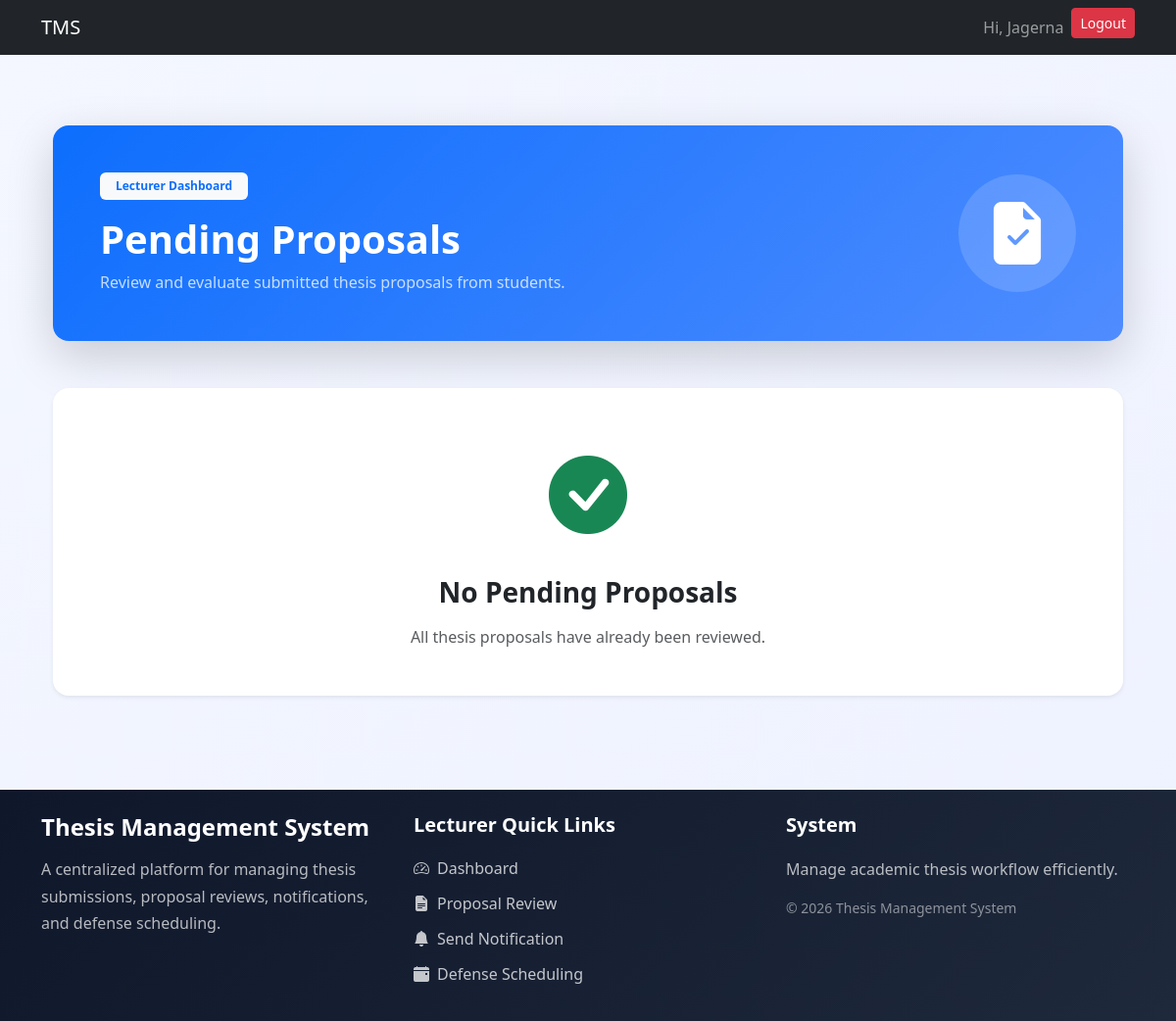
Before: /thesis/lecturer/pending/ (signed in) with the older database file.
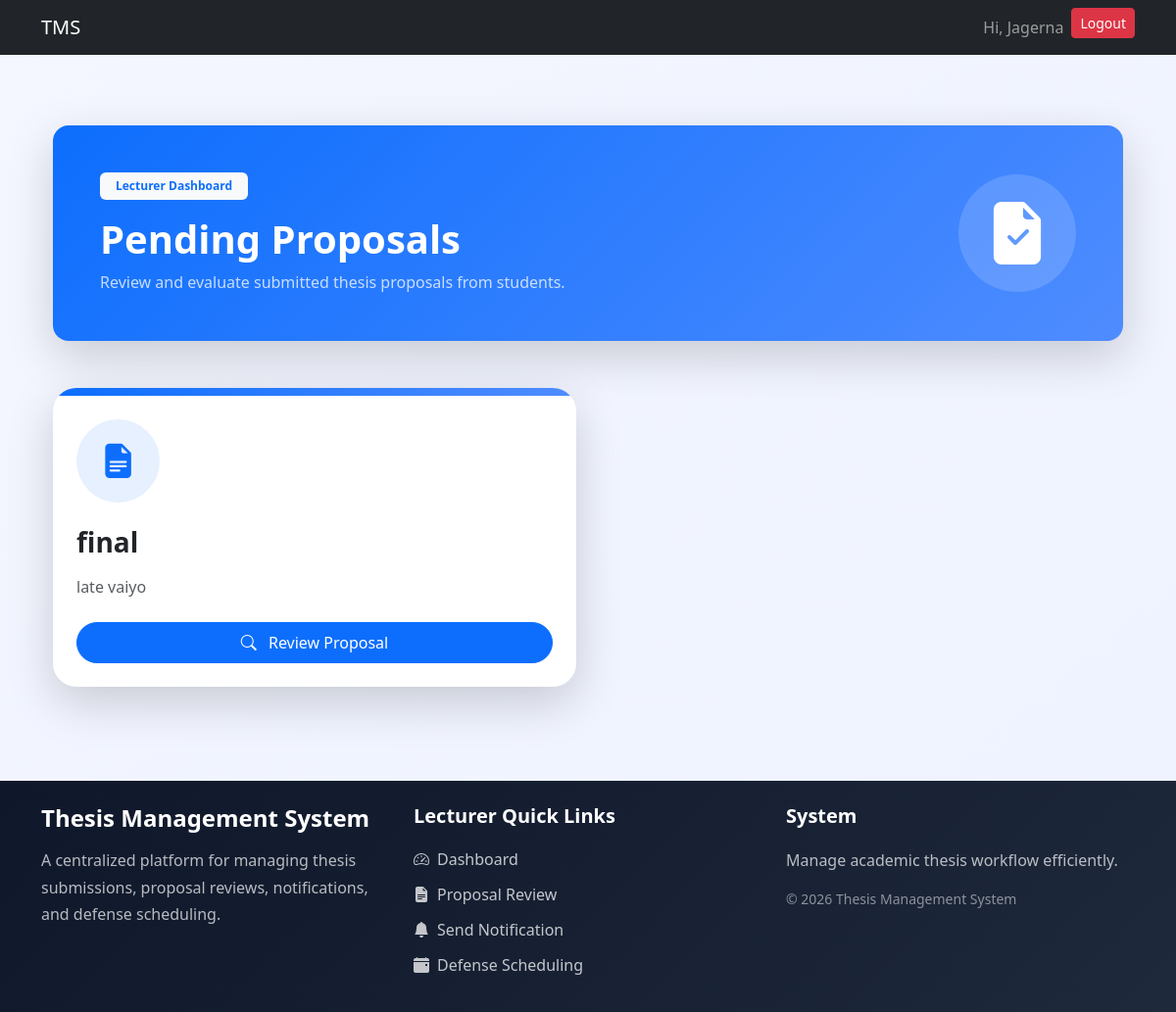
After: the same page with the newer database file.
### thesis/models.py (models this page shows, shortened)
class Proposal(models.Model):
    group = models.ForeignKey('ThesisGroup', on_delete=models.CASCADE, related_name='proposals')
    title = models.CharField(max_length=255)
    description = models.TextField()
    document = models.FileField(upload_to='proposal_documents/')
    submitted_at = models.DateTimeField(auto_now_add=True)
    status = models.ForeignKey(ThesisStatus,on_delete=models.CASCADE)
    lecturer_comment = models.TextField(null=True,blank=True)
    supervisor_comment = models.TextField(null=True,blank=True)
    reviewed_by_lecturer = models.ForeignKey(Lecturer,on_delete=models.SET_NULL,null=True,blank=True,related_name="lecturer_reviews")
    reviewed_at = models.DateTimeField(null=True,blank=True)
    version = models.IntegerField(default=1)
    submitted_at = models.DateTimeField(auto_now_add=True)

### thesis/views.py (the view)
# urls.py: path('lecturer/pending/', pending_proposals, name='pending_proposals'),
@login_required
def pending_proposals(request):
    proposals = Proposal.objects.filter(
        status__name='Pending'
    )
    context = {
        'proposals': proposals
    }
    return render(
        request,
        'thesis/pending_proposals.html',
        context
    )

### thesis/templates/thesis/pending_proposals.html (shortened to what this page needs)
{% extends "base.html" %}
{% block start %}
<div class="container py-5">
    <div class="header-section shadow-lg rounded-4 p-5 mb-5 text-white">
        <div class="d-flex flex-column flex-md-row justify-content-between align-items-center">
            <div>
                <span class="badge bg-light text-primary px-3 py-2 mb-3">
                    Lecturer Dashboard
                </span>
                <h1 class="fw-bold mb-2">
                    Pending Proposals
                </h1>
                <p class="opacity-75 mb-0">
                    Review and evaluate submitted thesis proposals from students.
                </p>
            </div>
            <div class="mt-4 mt-md-0">
                <div class="header-icon">
                    <i class="bi bi-file-earmark-check-fill"></i>
                </div>
            </div>
        </div>
    </div>
    <div class="row g-4">
        {% for proposal in proposals %}
        <div class="col-lg-6">
            <div class="card proposal-card border-0 shadow-lg h-100">
                <div class="card-top"></div>
                <div class="card-body p-4">
                    <div class="proposal-icon mb-4">
                        <i class="bi bi-file-earmark-text-fill"></i>
                    </div>
                    <h3 class="fw-bold mb-3">
                        {{ proposal.title }}
                    </h3>
                    <p class="text-muted mb-4">
                        {{ proposal.description }}
                    </p>
                    <div class="d-grid">
                        <a href="{% url 'review_proposal' proposal.id %}"
                           class="btn btn-primary rounded-pill py-2">
                            <i class="bi bi-search me-2"></i>
                            Review Proposal
                        </a>
                    </div>
                </div>
            </div>
        </div>
        {% empty %}
        <div class="col-12">
            <div class="empty-state shadow-sm rounded-4 p-5 text-center">
                <div class="mb-4">
                    <i class="bi bi-check-circle-fill empty-icon"></i>
                </div>
                <h3 class="fw-bold mb-3">
                    No Pending Proposals
                </h3>
                <p class="text-muted mb-0">
                    All thesis proposals have already been reviewed.
                </p>
            </div>
        </div>
        {% endfor %}
    </div>
</div>
<link rel="stylesheet"
href="https://cdn.jsdelivr.net/npm/bootstrap-icons@1.11.3/font/bootstrap-icons.min.css">
{% endblock %}

Changed rows visible on the page:
added Proposal: title "final", description "late vaiyo"
Other visible differences:
text no longer shown: "No Pending Proposals All thesis proposals have already been reviewed."
